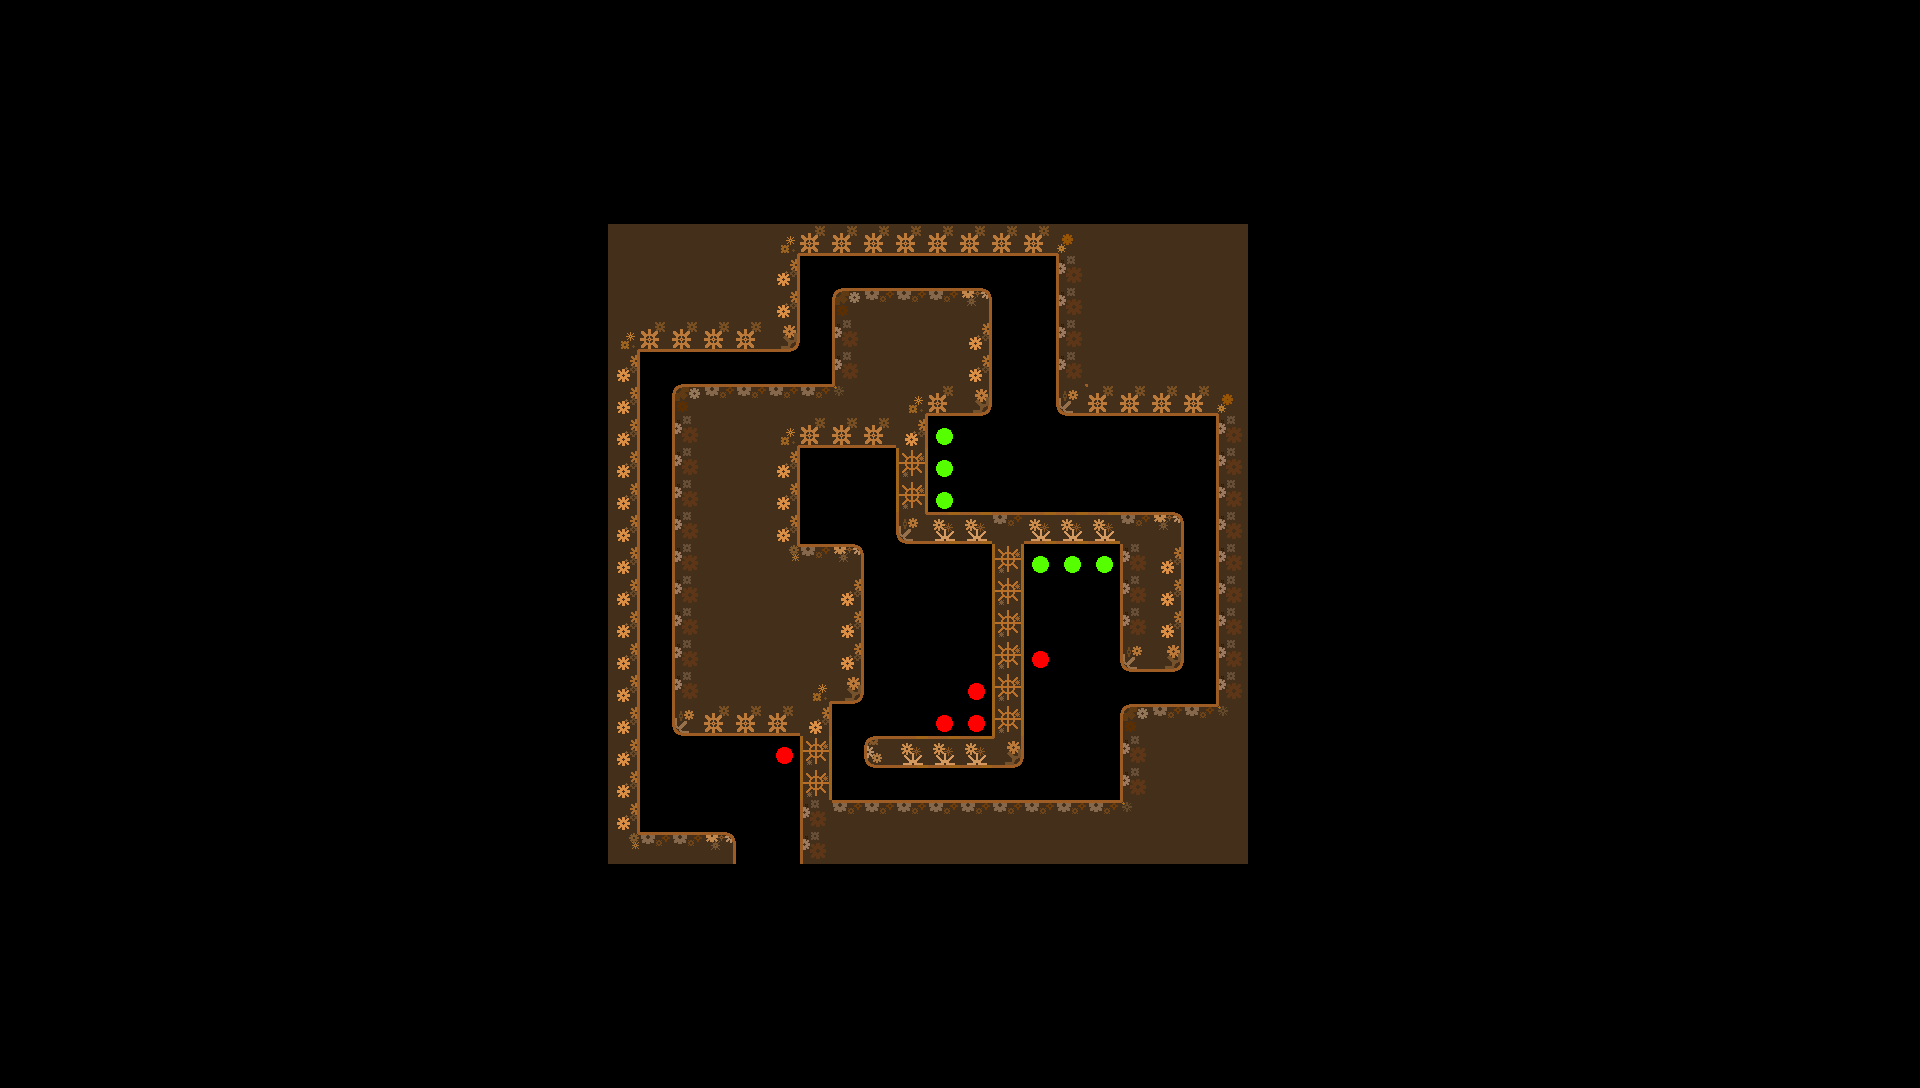

Rendered tile map (Tiled .tmx) drawn with the repository's tilesets; below, a short description and the full map source, tile grids included:
An orthogonal 60x34 tile map with 32x32 px tiles, 1 tile layer (Tile Layer 1).

<map version="1.10" tiledversion="1.10.2" orientation="orthogonal" renderorder="right-down" width="60" height="34" tilewidth="32" tileheight="32" infinite="0" nextlayerid="3" nextobjectid="1">
 <tileset firstgid="1" name="edited tileset" tilewidth="32" tileheight="32" tilecount="27" columns="9">
  <image source="Assets/tile set.png" width="288" height="96" />
 </tileset>
 <layer id="1" name="Tile Layer 1" width="60" height="34">
  <data encoding="csv">
0,0,0,0,0,0,0,0,0,0,0,0,0,0,0,0,0,0,0,0,0,0,0,0,0,0,0,0,0,0,0,0,0,0,0,0,0,0,0,0,0,0,0,0,0,0,0,0,0,0,0,0,0,0,0,0,0,0,0,0,
0,0,0,0,0,0,0,0,0,0,0,0,0,0,0,0,0,0,0,0,0,0,0,0,0,0,0,0,0,0,0,0,0,0,0,0,0,0,0,0,0,0,0,0,0,0,0,0,0,0,0,0,0,0,0,0,0,0,0,0,
0,0,0,0,0,0,0,0,0,0,0,0,0,0,0,0,0,0,0,0,0,0,0,0,0,0,0,0,0,0,0,0,0,0,0,0,0,0,0,0,0,0,0,0,0,0,0,0,0,0,0,0,0,0,0,0,0,0,0,0,
0,0,0,0,0,0,0,0,0,0,0,0,0,0,0,0,0,0,0,0,0,0,0,0,0,0,0,0,0,0,0,0,0,0,0,0,0,0,0,0,0,0,0,0,0,0,0,0,0,0,0,0,0,0,0,0,0,0,0,0,
0,0,0,0,0,0,0,0,0,0,0,0,0,0,0,0,0,0,0,0,0,0,0,0,0,0,0,0,0,0,0,0,0,0,0,0,0,0,0,0,0,0,0,0,0,0,0,0,0,0,0,0,0,0,0,0,0,0,0,0,
0,0,0,0,0,0,0,0,0,0,0,0,0,0,0,0,0,0,0,0,0,0,0,0,0,0,0,0,0,0,0,0,0,0,0,0,0,0,0,0,0,0,0,0,0,0,0,0,0,0,0,0,0,0,0,0,0,0,0,0,
0,0,0,0,0,0,0,0,0,0,0,0,0,0,0,0,0,0,0,0,0,0,0,0,0,0,0,0,0,0,0,0,0,0,0,0,0,0,0,0,0,0,0,0,0,0,0,0,0,0,0,0,0,0,0,0,0,0,0,0,
0,0,0,0,0,0,0,0,0,0,0,0,0,0,0,0,0,0,0,11,11,11,11,11,16,20,20,20,20,20,20,20,20,17,11,11,11,11,11,0,0,0,0,0,0,0,0,0,0,0,0,0,0,0,0,0,0,0,0,0,
0,0,0,0,0,0,0,0,0,0,0,0,0,0,0,0,0,0,0,11,11,11,11,11,12,0,0,0,0,0,0,0,0,10,11,11,11,11,11,0,0,0,0,0,0,0,0,0,0,0,0,0,0,0,0,0,0,0,0,0,
0,0,0,0,0,0,0,0,0,0,0,0,0,0,0,0,0,0,0,11,11,11,11,11,12,0,1,2,2,2,3,0,0,10,11,11,11,11,11,0,0,0,0,0,0,0,0,0,0,0,0,0,0,0,0,0,0,0,0,0,
0,0,0,0,0,0,0,0,0,0,0,0,0,0,0,0,0,0,0,16,20,20,20,20,21,0,10,11,11,11,12,0,0,10,11,11,11,11,11,0,0,0,0,0,0,0,0,0,0,0,0,0,0,0,0,0,0,0,0,0,
0,0,0,0,0,0,0,0,0,0,0,0,0,0,0,0,0,0,0,12,0,0,0,0,0,0,10,11,11,11,12,0,0,10,11,11,11,11,11,0,0,0,0,0,0,0,0,0,0,0,0,0,0,0,0,0,0,0,0,0,
0,0,0,0,0,0,0,0,0,0,0,0,0,0,0,0,0,0,0,12,0,1,2,2,2,2,26,11,16,20,21,0,0,22,20,20,20,20,17,0,0,0,0,0,0,0,0,0,0,0,0,0,0,0,0,0,0,0,0,0,
0,0,0,0,0,0,0,0,0,0,0,0,0,0,0,0,0,0,0,12,0,10,11,11,16,20,20,20,12,9,0,0,0,0,0,0,0,0,10,0,0,0,0,0,0,0,0,0,0,0,0,0,0,0,0,0,0,0,0,0,
0,0,0,0,0,0,0,0,0,0,0,0,0,0,0,0,0,0,0,12,0,10,11,11,12,0,0,0,8,9,0,0,0,0,0,0,0,0,10,0,0,0,0,0,0,0,0,0,0,0,0,0,0,0,0,0,0,0,0,0,
0,0,0,0,0,0,0,0,0,0,0,0,0,0,0,0,0,0,0,12,0,10,11,11,12,0,0,0,8,9,0,0,0,0,0,0,0,0,10,0,0,0,0,0,0,0,0,0,0,0,0,0,0,0,0,0,0,0,0,0,
0,0,0,0,0,0,0,0,0,0,0,0,0,0,0,0,0,0,0,12,0,10,11,11,12,27,0,0,22,7,7,2,7,7,7,2,3,0,10,0,0,0,0,0,0,0,0,0,0,0,0,0,0,0,0,0,0,0,0,0,
0,0,0,0,0,0,0,0,0,0,0,0,0,0,0,0,0,0,0,12,0,10,11,11,25,2,3,0,0,0,0,8,9,9,9,10,12,0,10,0,0,0,0,0,0,0,0,0,0,0,0,0,0,0,0,0,0,0,0,0,
0,0,0,0,0,0,0,0,0,0,0,0,0,0,0,0,0,0,0,12,0,10,11,11,11,11,12,0,0,0,0,8,0,0,0,10,12,0,10,0,0,0,0,0,0,0,0,0,0,0,0,0,0,0,0,0,0,0,0,0,
0,0,0,0,0,0,0,0,0,0,0,0,0,0,0,0,0,0,0,12,0,10,11,11,11,11,12,0,0,0,0,8,0,0,0,10,12,0,10,0,0,0,0,0,0,0,0,0,0,0,0,0,0,0,0,0,0,0,0,0,
0,0,0,0,0,0,0,0,0,0,0,0,0,0,0,0,0,0,0,12,0,10,11,11,11,11,12,0,0,0,0,8,18,0,0,19,21,0,10,0,0,0,0,0,0,0,0,0,0,0,0,0,0,0,0,0,0,0,0,0,
0,0,0,0,0,0,0,0,0,0,0,0,0,0,0,0,0,0,0,12,0,10,11,11,11,16,21,0,0,0,18,8,0,0,0,0,0,0,10,0,0,0,0,0,0,0,0,0,0,0,0,0,0,0,0,0,0,0,0,0,
0,0,0,0,0,0,0,0,0,0,0,0,0,0,0,0,0,0,0,12,0,19,20,20,20,12,0,0,0,18,18,8,0,0,0,1,2,2,26,0,0,0,0,0,0,0,0,0,0,0,0,0,0,0,0,0,0,0,0,0,
0,0,0,0,0,0,0,0,0,0,0,0,0,0,0,0,0,0,0,12,0,0,0,0,18,8,0,4,7,7,7,23,0,0,0,10,11,11,11,0,0,0,0,0,0,0,0,0,0,0,0,0,0,0,0,0,0,0,0,0,
0,0,0,0,0,0,0,0,0,0,0,0,0,0,0,0,0,0,0,12,0,0,0,0,0,8,0,0,0,0,0,0,0,0,0,10,11,11,11,0,0,0,0,0,0,0,0,0,0,0,0,0,0,0,0,0,0,0,0,0,
0,0,0,0,0,0,0,0,0,0,0,0,0,0,0,0,0,0,0,12,0,0,0,0,0,10,2,2,2,2,2,2,2,2,2,26,11,11,11,0,0,0,0,0,0,0,0,0,0,0,0,0,0,0,0,0,0,0,0,0,
0,0,0,0,0,0,0,0,0,0,0,0,0,0,0,0,0,0,0,25,2,2,3,0,0,10,11,11,11,11,11,11,11,11,11,11,11,11,11,0,0,0,0,0,0,0,0,0,0,0,0,0,0,0,0,0,0,0,0,0,
0,0,0,0,0,0,0,0,0,0,0,0,0,0,0,0,0,0,0,0,0,0,0,0,0,0,0,0,0,0,0,0,0,0,0,0,0,0,0,0,0,0,0,0,0,0,0,0,0,0,0,0,0,0,0,0,0,0,0,0,
0,0,0,0,0,0,0,0,0,0,0,0,0,0,0,0,0,0,0,0,0,0,0,0,0,0,0,0,0,0,0,0,0,0,0,0,0,0,0,0,0,0,0,0,0,0,0,0,0,0,0,0,0,0,0,0,0,0,0,0,
0,0,0,0,0,0,0,0,0,0,0,0,0,0,0,0,0,0,0,0,0,0,0,0,0,0,0,0,0,0,0,0,0,0,0,0,0,0,0,0,0,0,0,0,0,0,0,0,0,0,0,0,0,0,0,0,0,0,0,0,
0,0,0,0,0,0,0,0,0,0,0,0,0,0,0,0,0,0,0,0,0,0,0,0,0,0,0,0,0,0,0,0,0,0,0,0,0,0,0,0,0,0,0,0,0,0,0,0,0,0,0,0,0,0,0,0,0,0,0,0,
0,0,0,0,0,0,0,0,0,0,0,0,0,0,0,0,0,0,0,0,0,0,0,0,0,0,0,0,0,0,0,0,0,0,0,0,0,0,0,0,0,0,0,0,0,0,0,0,0,0,0,0,0,0,0,0,0,0,0,0,
0,0,0,0,0,0,0,0,0,0,0,0,0,0,0,0,0,0,0,0,0,0,0,0,0,0,0,0,0,0,0,0,0,0,0,0,0,0,0,0,0,0,0,0,0,0,0,0,0,0,0,0,0,0,0,0,0,0,0,0,
0,0,0,0,0,0,0,0,0,0,0,0,0,0,0,0,0,0,0,0,0,0,0,0,0,0,0,0,0,0,0,0,0,0,0,0,0,0,0,0,0,0,0,0,0,0,0,0,0,0,0,0,0,0,0,0,0,0,0,0
</data>
 </layer>
 <objectgroup id="2" name="Objects" />
</map>
